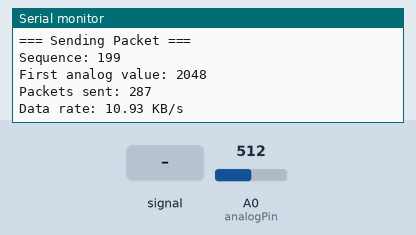
Bench run of a sketch on a simulated Arduino Due. Shown: the last lines printed to the serial monitor. Inputs (shaded band) come from the test bench; at power-on: A0 (analogPin) = 512 (analog values on the 0–1023 scale). The modem accepts every AT command (registered, SIM ready, sends succeed) and sends nothing else.

Above: at 1.2 s.
1.3 s: A0 (analogPin) fed a 200 Hz sine of ±81 counts around its level
At 1.58 s:
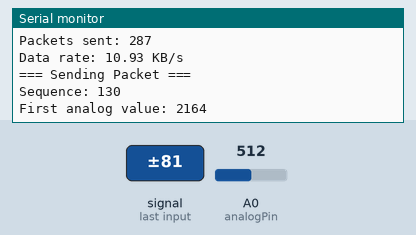
2.8 s: A0 (analogPin) set to 716
At 3.23 s:
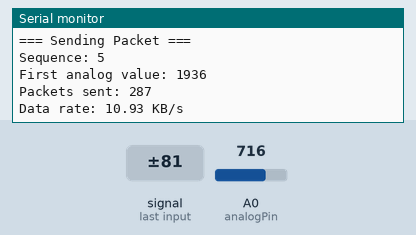
4.3 s: A0 (analogPin) set to 900
At 4.58 s:
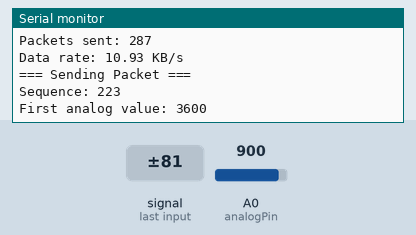
5.8 s: A0 (analogPin) fed a 200 Hz sine of ±81 counts around its level
At 6.59 s:
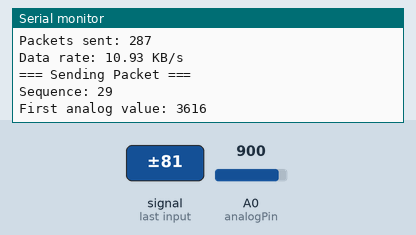
Timing chart, 0 to 8.3 s (numbered marks = the images above; inputs shaded):
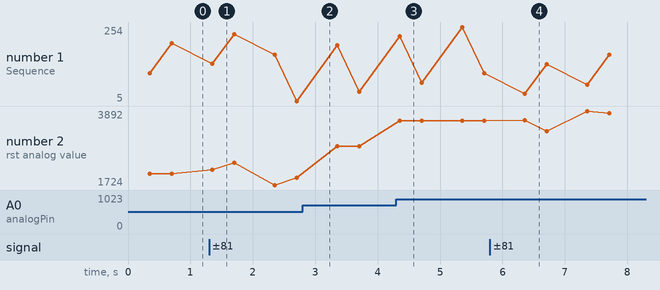

The sketch:

Performance_Tx.ino
```cpp
// Arduino Due Board 1 (Sender) - Debug Version
const int analogPin = A0;
const int DATA_SIZE = 32;
const uint32_t SYNC_PATTERN = 0xAA55AA55;  // Changed to more robust pattern
const uint8_t FRAME_END = 0x55;

struct __attribute__((packed)) DataPacket {
  uint32_t syncPattern;   // 4 bytes
  uint8_t sequence;       // 1 byte
  uint8_t length;         // 1 byte
  uint8_t data[DATA_SIZE];// 32 bytes
  uint8_t frameEnd;       // 1 byte
};

DataPacket txPacket;
uint8_t sequenceNumber = 0;
unsigned long packetsCount = 0;
unsigned long lastStatsTime = 0;

void setup() {
  Serial.begin(115200);     // Debug serial
  Serial1.begin(1000000);   // Reduced to 1Mbaud for stability
  analogReadResolution(12);

  // Initialize packet constants
  txPacket.syncPattern = SYNC_PATTERN;
  txPacket.frameEnd = FRAME_END;
  txPacket.length = DATA_SIZE;

  Serial.println("=== Sender Debug Mode ===");
  Serial.print("Packet size: ");
  Serial.println(sizeof(DataPacket));
  Serial.print("Sync pattern: 0x");
  Serial.println(SYNC_PATTERN, HEX);
}

void loop() {
  // Fill packet with analog readings
  for(int i = 0; i < DATA_SIZE; i += 2) {
    int analogValue = analogRead(analogPin);
    txPacket.data[i] = analogValue & 0xFF;
    txPacket.data[i + 1] = (analogValue >> 8);
  }

  txPacket.sequence = sequenceNumber++;

  // Send the packet with small gaps between fields
  Serial1.write((uint8_t*)&txPacket.syncPattern, 4);
  delayMicroseconds(100);
  Serial1.write(&txPacket.sequence, 1);
  delayMicroseconds(100);
  Serial1.write(&txPacket.length, 1);
  delayMicroseconds(100);
  Serial1.write(txPacket.data, DATA_SIZE);
  delayMicroseconds(100);
  Serial1.write(&txPacket.frameEnd, 1);
  Serial1.flush();

  // Debug output for every 100th packet
  packetsCount++;
  if (packetsCount % 100 == 0) {
    Serial.println("\n=== Sending Packet ===");
    Serial.print("Sequence: ");
    Serial.println(txPacket.sequence);
    Serial.print("First analog value: ");
    int analogValue = (txPacket.data[1] << 8) | txPacket.data[0];
    Serial.println(analogValue);
  }

  // Print statistics every second
  if (millis() - lastStatsTime >= 1000) {
    float dataRate = (float)(packetsCount * sizeof(DataPacket)) / 1024;
    Serial.print("\nPackets sent: ");
    Serial.println(packetsCount);
    Serial.print("Data rate: ");
    Serial.print(dataRate);
    Serial.println(" KB/s");
    packetsCount = 0;
    lastStatsTime = millis();
  }

  delay(1); // Small delay between packets
}
```

Measured:
- after the input at 1.3 s, the serial monitor: prints a new line after 0.05 s (image 1)
- after the input at 4.3 s, the serial monitor: prints a new line after 0.05 s (image 3)
- after the input at 5.8 s, the serial monitor: prints a new line after 0.56 s (image 4)
- plotted number 2: 2048 → 1936 after the input at 1.3 s, 1936 → 2864 after the input at 2.8 s, 2864 → 3600 after the input at 4.3 s, 3600 → 3820 after the input at 5.8 s
